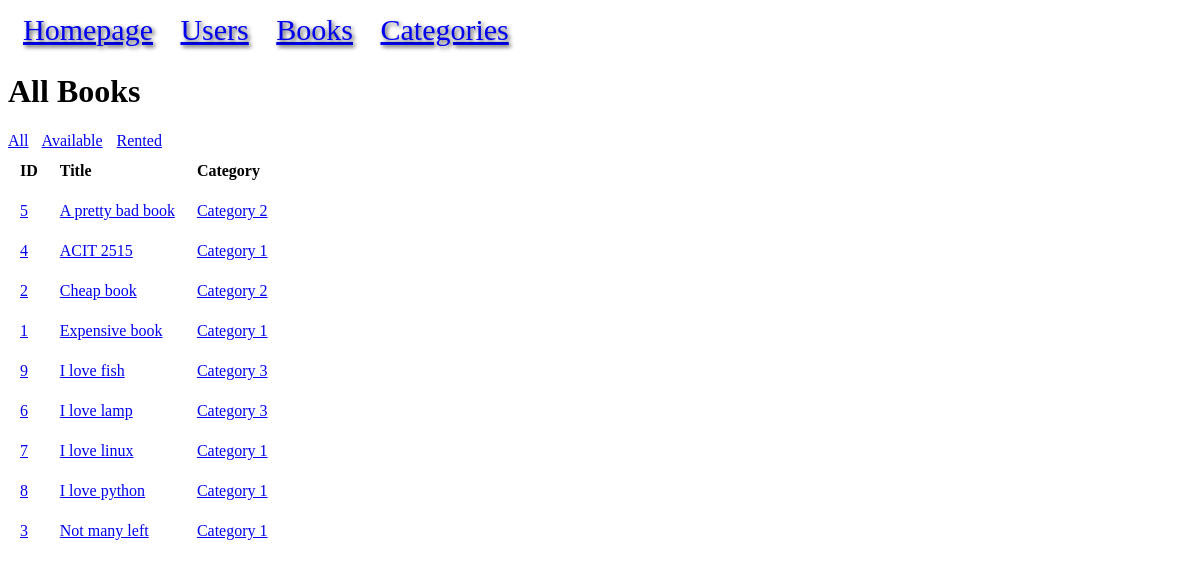
/books, run on the app's committed database.
### models.py (models this page shows, shortened)
class Book(db.Model):
    id = mapped_column(Integer, primary_key=True, autoincrement=True)
    title = mapped_column(String)
    price = mapped_column(DECIMAL(10, 2))
    available = mapped_column(Integer, default=0)
    rating = mapped_column(Integer)
    upc = mapped_column(String, unique=True)
    url = mapped_column(String)
    category_id = mapped_column(Integer, ForeignKey("category.id"))
    category = relationship("Category", back_populates="books")
    rentals = relationship("BookRental", back_populates="book")

class Category(db.Model):
    id = mapped_column(Integer, primary_key=True)
    name = mapped_column(String, unique=True)
    books = relationship("Book", back_populates="category")

### app.py (the view)
@app.route("/books")
def books():
    statement = db.select(Book).order_by(Book.title)
    results = db.session.execute(statement).scalars()
    return render_template("books.html", results=results)

### templates/books.html
{% extends "base.html" %}
{% block content %}
<h1>All Books</h1>
<span style="margin-right: 10px;"><a href="{{ url_for('books') }}">All</a></span>
<span style="margin-right: 10px;"><a href="{{ url_for('available') }}">Available</a></span>
<span><a href="{{ url_for('rented') }}">Rented</a></span>
<table>
<tr>
    <th style="text-align: left;">ID</th>
    <th style="text-align: left;">Title</th>
    <th style="text-align: left;">Category</th>
</tr>
{% for book in results %}
<tr>
    <td><a href="{{ url_for('book', id=book.id) }}">{{ book.id }}</td></a>
    <td><a href="{{ url_for('book', id=book.id) }}">{{ book.title }}</td></a>
    <td> <a href="{{ url_for('category_detail', name=book.category.name) }}">{{ book.category.name }}</td></a>
</tr>
{% endfor %}
</table>
{% endblock %}

### static/style.css (style rules this page uses)
th, td { padding:10px; }
tr { text-align: left; }
th { text-align: left; }
td { text-align: left; }

### data on the page
Book: id "5", title "A pretty bad book", category.name "Category 2"
Book: id "4", title "ACIT 2515", category.name "Category 1"
Book: id "2", title "Cheap book", category.name "Category 2"
Book: id "1", title "Expensive book", category.name "Category 1"
Book: id "9", title "I love fish", category.name "Category 3"
Book: id "6", title "I love lamp", category.name "Category 3"
Book: id "7", title "I love linux", category.name "Category 1"
Book: id "8", title "I love python", category.name "Category 1"
Book: id "3", title "Not many left", category.name "Category 1"
